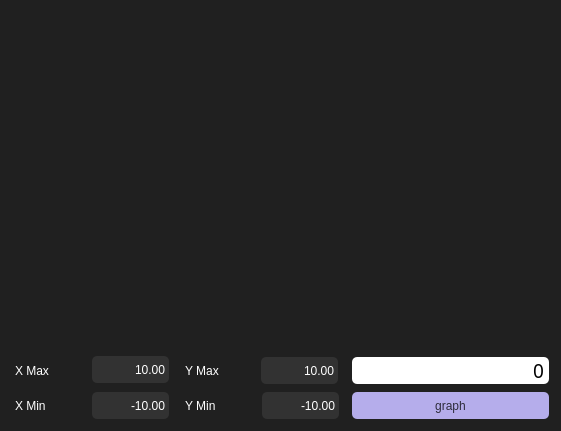
<?xml version="1.0" encoding="UTF-8"?>
<ui version="4.0">
 <class>Graph</class>
 <widget class="QWidget" name="Graph">
  <property name="geometry">
   <rect>
    <x>0</x>
    <y>0</y>
    <width>561</width>
    <height>431</height>
   </rect>
  </property>
  <property name="windowTitle">
   <string>Form</string>
  </property>
  <property name="styleSheet">
   <string notr="true">background-color: #202020;</string>
  </property>
  <widget class="QLabel" name="xMinLabel">
   <property name="geometry">
    <rect>
     <x>10</x>
     <y>390</y>
     <width>81</width>
     <height>31</height>
    </rect>
   </property>
   <property name="styleSheet">
    <string notr="true">QLabel {
color: white;
padding-left: 2;
font: 14pt &quot;Sans Serif Collection&quot;;
}</string>
   </property>
   <property name="text">
    <string>X Min</string>
   </property>
  </widget>
  <widget class="QDoubleSpinBox" name="yMin">
   <property name="geometry">
    <rect>
     <x>260</x>
     <y>390</y>
     <width>81</width>
     <height>31</height>
    </rect>
   </property>
   <property name="styleSheet">
    <string notr="true">QDoubleSpinBox {
background-color: #323232;
color: #ffffff;
font: 14pt &quot;Sans Serif Collection&quot;;
border-radius: 5%;
margin: 2;
}

QDoubleSpinBox:hover {
background-color: #3B3B3B;
}

QDoubleSpinBox::up-button { width: 0px;
border:0;
}

QDoubleSpinBox::down-button { width: 0px;
border: 0;
}</string>
   </property>
   <property name="alignment">
    <set>Qt::AlignRight|Qt::AlignTrailing|Qt::AlignVCenter</set>
   </property>
   <property name="minimum">
    <double>-1000000.000000000000000</double>
   </property>
   <property name="maximum">
    <double>-0.500000000000000</double>
   </property>
   <property name="value">
    <double>-10.000000000000000</double>
   </property>
  </widget>
  <widget class="QPushButton" name="buttonGraph">
   <property name="geometry">
    <rect>
     <x>350</x>
     <y>390</y>
     <width>201</width>
     <height>31</height>
    </rect>
   </property>
   <property name="styleSheet">
    <string notr="true">QPushButton {
background-color: #b5adeb;
color: #2e2c3c;
font: 14pt &quot;Sans Serif Collection&quot;;
border-radius: 5%;
margin: 2;
}

QPushButton:hover {
background-color: #9690c2;
}

QPushButton:pressed {
background-color: #9690c2;
color: #605c7c;
}</string>
   </property>
   <property name="text">
    <string>graph</string>
   </property>
  </widget>
  <widget class="QDoubleSpinBox" name="yMax">
   <property name="geometry">
    <rect>
     <x>259</x>
     <y>355</y>
     <width>81</width>
     <height>31</height>
    </rect>
   </property>
   <property name="styleSheet">
    <string notr="true">QDoubleSpinBox {
background-color: #323232;
color: #ffffff;
font: 14pt &quot;Sans Serif Collection&quot;;
border-radius: 5%;
margin: 2;
}

QDoubleSpinBox:hover {
background-color: #3B3B3B;
}

QDoubleSpinBox::up-button { width: 0px;
border:0;
}

QDoubleSpinBox::down-button { width: 0px;
border: 0;
}</string>
   </property>
   <property name="alignment">
    <set>Qt::AlignRight|Qt::AlignTrailing|Qt::AlignVCenter</set>
   </property>
   <property name="minimum">
    <double>0.500000000000000</double>
   </property>
   <property name="maximum">
    <double>1000000.000000000000000</double>
   </property>
   <property name="value">
    <double>10.000000000000000</double>
   </property>
  </widget>
  <widget class="QLabel" name="xMaxLabel">
   <property name="geometry">
    <rect>
     <x>10</x>
     <y>355</y>
     <width>81</width>
     <height>31</height>
    </rect>
   </property>
   <property name="styleSheet">
    <string notr="true">QLabel {
color: white;
padding-left: 2;
font: 14pt &quot;Sans Serif Collection&quot;;
}</string>
   </property>
   <property name="text">
    <string>X Max</string>
   </property>
  </widget>
  <widget class="QDoubleSpinBox" name="xMax">
   <property name="geometry">
    <rect>
     <x>90</x>
     <y>354</y>
     <width>81</width>
     <height>31</height>
    </rect>
   </property>
   <property name="styleSheet">
    <string notr="true">QDoubleSpinBox {
background-color: #323232;
color: #ffffff;
font: 14pt &quot;Sans Serif Collection&quot;;
border-radius: 5%;
margin: 2;
}

QDoubleSpinBox:hover {
background-color: #3B3B3B;
}

QDoubleSpinBox::up-button { width: 0px;
border:0;
}

QDoubleSpinBox::down-button { width: 0px;
border: 0;
}</string>
   </property>
   <property name="alignment">
    <set>Qt::AlignRight|Qt::AlignTrailing|Qt::AlignVCenter</set>
   </property>
   <property name="minimum">
    <double>0.050000000000000</double>
   </property>
   <property name="maximum">
    <double>1000000.000000000000000</double>
   </property>
   <property name="value">
    <double>10.000000000000000</double>
   </property>
  </widget>
  <widget class="QLabel" name="result">
   <property name="geometry">
    <rect>
     <x>350</x>
     <y>355</y>
     <width>201</width>
     <height>31</height>
    </rect>
   </property>
   <property name="font">
    <font>
     <family>Sans Serif Collection</family>
     <pointsize>14</pointsize>
     <italic>false</italic>
     <bold>false</bold>
    </font>
   </property>
   <property name="styleSheet">
    <string notr="true">background-color: #ffffff;
color: black;
font: 14pt &quot;Sans Serif Collection&quot;;
border-radius: 5%;
margin: 2;</string>
   </property>
   <property name="text">
    <string>0</string>
   </property>
   <property name="alignment">
    <set>Qt::AlignRight|Qt::AlignTrailing|Qt::AlignVCenter</set>
   </property>
  </widget>
  <widget class="QLabel" name="yMinLabel">
   <property name="geometry">
    <rect>
     <x>180</x>
     <y>390</y>
     <width>81</width>
     <height>31</height>
    </rect>
   </property>
   <property name="styleSheet">
    <string notr="true">QLabel {
color: white;
padding-left: 2;
font: 14pt &quot;Sans Serif Collection&quot;;
}</string>
   </property>
   <property name="text">
    <string>Y Min</string>
   </property>
  </widget>
  <widget class="QLabel" name="yMaxLabel">
   <property name="geometry">
    <rect>
     <x>180</x>
     <y>355</y>
     <width>81</width>
     <height>31</height>
    </rect>
   </property>
   <property name="styleSheet">
    <string notr="true">QLabel {
color: white;
padding-left: 2;
font: 14pt &quot;Sans Serif Collection&quot;;
}</string>
   </property>
   <property name="text">
    <string>Y Max</string>
   </property>
  </widget>
  <widget class="QDoubleSpinBox" name="xMin">
   <property name="geometry">
    <rect>
     <x>90</x>
     <y>390</y>
     <width>81</width>
     <height>31</height>
    </rect>
   </property>
   <property name="styleSheet">
    <string notr="true">QDoubleSpinBox {
background-color: #323232;
color: #ffffff;
font: 14pt &quot;Sans Serif Collection&quot;;
border-radius: 5%;
margin: 2;
}

QDoubleSpinBox:hover {
background-color: #3B3B3B;
}

QDoubleSpinBox::up-button { width: 0px;
border:0;
}

QDoubleSpinBox::down-button { width: 0px;
border: 0;
}</string>
   </property>
   <property name="alignment">
    <set>Qt::AlignRight|Qt::AlignTrailing|Qt::AlignVCenter</set>
   </property>
   <property name="minimum">
    <double>-1000000.000000000000000</double>
   </property>
   <property name="maximum">
    <double>-0.500000000000000</double>
   </property>
   <property name="value">
    <double>-10.000000000000000</double>
   </property>
  </widget>
  <widget class="QCustomPlot" name="widget" native="true">
   <property name="geometry">
    <rect>
     <x>10</x>
     <y>10</y>
     <width>541</width>
     <height>341</height>
    </rect>
   </property>
  </widget>
 </widget>
 <customwidgets>
  <customwidget>
   <class>QCustomPlot</class>
   <extends>QWidget</extends>
   <header>graph/qcustomplot.h</header>
   <container>1</container>
  </customwidget>
 </customwidgets>
 <resources/>
 <connections/>
</ui>
